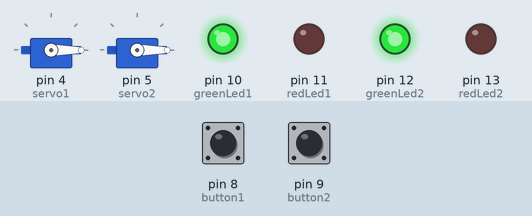
The sketch below on a simulated Arduino Uno, built with avr-gcc and run on an emulated ATmega328P. On the bench: 2 × servo, output pins drawn as LEDs (lit = HIGH). The inputs (shaded band) are chosen by the test bench; at power-on: pin 8 (button1) HIGH, pin 9 (button2) HIGH. What the sketch prints to the serial monitor is not drawn.

Above: at 1.2 s.
1.3 s: pin 8 (button1) pulled LOW for 0.15 s
At 2.4 s:
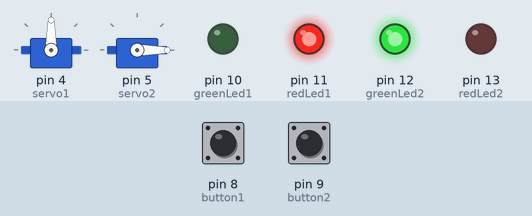
2.9 s: pin 9 (button2) pulled LOW for 0.15 s
At 3.6 s:
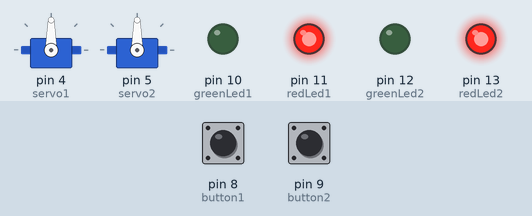
4.5 s: pin 8 (button1) pulled LOW for 1 s
At 6.0 s:
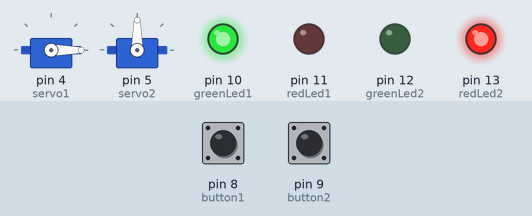
7.0 s: pin 9 (button2) pulled LOW for 1 s
At 8.0 s:
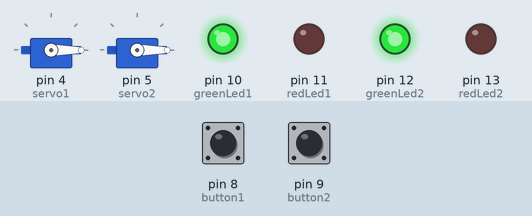
9.5 s: pin 9 (button2) pulled LOW for 0.15 s
At 9.9 s:
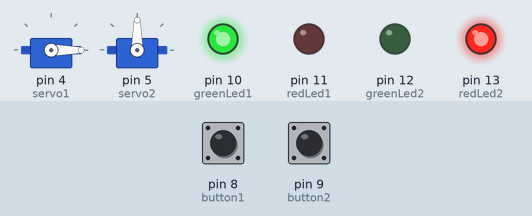
11.1 s: pin 8 (button1) pulled LOW for 0.15 s
At 12.3 s:
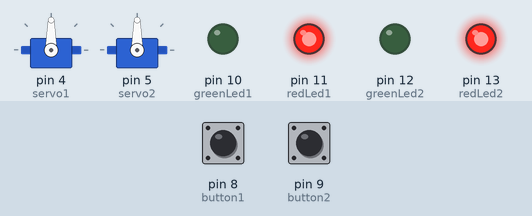
Timing chart, 0 to 13.7 s (numbered marks = the images above; inputs shaded):
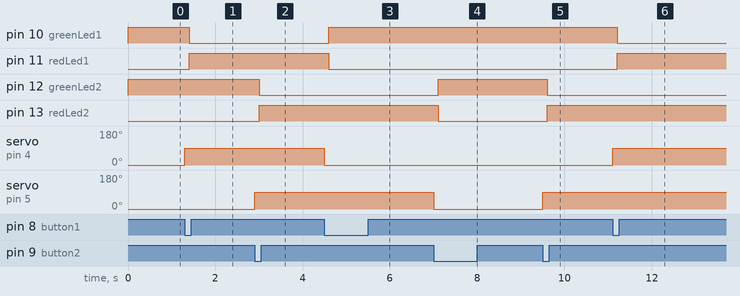

The sketch:

ServoToggle.ino
```cpp
#include <Servo.h>

// Define servo objects
Servo servo1;
Servo servo2;

// Define button pins
const int button1 = 8;
const int button2 = 9;

// Define LED pins
const int greenLed1 = 10;
const int redLed1 = 11;
const int greenLed2 = 12;
const int redLed2 = 13;

// Define servo positions
const int servoMinAngle = 0;   // Minimum angle
const int servoMaxAngle = 90;   // Maximum angle

// Variables to store servo positions
int servoPos1 = servoMinAngle;
int servoPos2 = servoMinAngle;

// Variables to store previous button states
int prevButtonState1 = HIGH;
int prevButtonState2 = HIGH;

// Debounce variables
unsigned long lastDebounceTime1 = 0;
unsigned long lastDebounceTime2 = 0;
unsigned long debounceDelay = 50; // milliseconds

void setup() {
  // Attach servos to pins
  servo1.attach(4);
  servo2.attach(5);

  // Set servos to initial position
  servo1.write(servoPos1);
  servo2.write(servoPos2);

  // Enable internal pull-up resistors for button pins
  pinMode(button1, INPUT_PULLUP);
  pinMode(button2, INPUT_PULLUP);

  // Set LED pins as outputs
  pinMode(greenLed1, OUTPUT);
  pinMode(redLed1, OUTPUT);
  pinMode(greenLed2, OUTPUT);
  pinMode(redLed2, OUTPUT);

  // Initialize serial communication
  Serial.begin(115200);
}

void loop() {
  // Read button states
  int buttonState1 = digitalRead(button1);
  int buttonState2 = digitalRead(button2);

  // Debug print button states
  Serial.print("Button 1 state: ");
  Serial.println(buttonState1);
  Serial.print("Button 2 state: ");
  Serial.println(buttonState2);

  // Check for button 1 toggle
  if (buttonState1 != prevButtonState1 && buttonState1 == LOW) {
    servoPos1 = (servoPos1 == servoMinAngle) ? servoMaxAngle : servoMinAngle;
    servo1.write(servoPos1);
    Serial.print("Servo 1 position: ");
    Serial.println(servoPos1);
    delay(100); // Delay for servo movement
  }

  // Check for button 2 toggle
  if (buttonState2 != prevButtonState2 && buttonState2 == LOW) {
    servoPos2 = (servoPos2 == servoMinAngle) ? servoMaxAngle : servoMinAngle;
    servo2.write(servoPos2);
    Serial.print("Servo 2 position: ");
    Serial.println(servoPos2);
    delay(100); // Delay for servo movement
  }

  // Update previous button states
  prevButtonState1 = buttonState1;
  prevButtonState2 = buttonState2;

  // Update LED states based on servo positions
  digitalWrite(greenLed1, (servoPos1 == servoMinAngle) ? HIGH : LOW);
  digitalWrite(redLed1, (servoPos1 == servoMinAngle) ? LOW : HIGH);
  digitalWrite(greenLed2, (servoPos2 == servoMinAngle) ? HIGH : LOW);
  digitalWrite(redLed2, (servoPos2 == servoMinAngle) ? LOW : HIGH);

  // Add a small delay to prevent overwhelming the serial port
  delay(10);
}
```

Measured:
- after the input at 1.3 s, pin 10 (greenLed1): HIGH → LOW after 0.10 s; pin 11 (redLed1): LOW → HIGH after 0.10 s; servo on pin 4 (servo1): 0° → 90° at once
- after the input at 2.9 s, pin 12 (greenLed2): HIGH → LOW after 0.10 s; pin 13 (redLed2): LOW → HIGH after 0.10 s; servo on pin 5 (servo2): 0° → 90° at once
- after the input at 4.5 s, pin 10 (greenLed1): LOW → HIGH after 0.10 s; pin 11 (redLed1): HIGH → LOW after 0.10 s; servo on pin 4 (servo1): 90° → 0° at once
- after the input at 7.0 s, pin 12 (greenLed2): LOW → HIGH after 0.10 s; pin 13 (redLed2): HIGH → LOW after 0.10 s; servo on pin 5 (servo2): 90° → 0° at once
- after the input at 9.5 s, pin 12 (greenLed2): HIGH → LOW after 0.10 s; pin 13 (redLed2): LOW → HIGH after 0.10 s; servo on pin 5 (servo2): 0° → 90° at once
- after the input at 11.1 s, pin 10 (greenLed1): HIGH → LOW after 0.10 s; pin 11 (redLed1): LOW → HIGH after 0.10 s; servo on pin 4 (servo1): 0° → 90° at once
